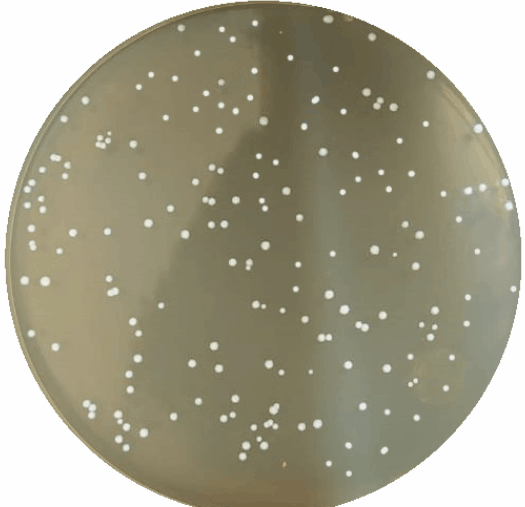
#> input picture png.jpg, 525 x 507 px
$ python P01_bata3.py
#> lines starting #> are read from the running program, lines starting #| are printed output that depends on the picture; after the words box and inside, x2 and y2 are one past the last pixel; in counts of white or black regions, pixels touching at a corner belong together
import cv2
import numpy as np

# 1. โหลดภาพต้นฉบับ
image_path = 'png.jpg'
img = cv2.imread(image_path)
#> img is the input picture: shape (507, 525, 3); mean B, G, R 138.8, 159.5, 163.4
if img is None:
    print("ไม่พบไฟล์ภาพ กรุณาตรวจสอบชื่อไฟล์อีกครั้ง")
    exit()

output = img.copy()
gray = cv2.cvtColor(img, cv2.COLOR_BGR2GRAY)
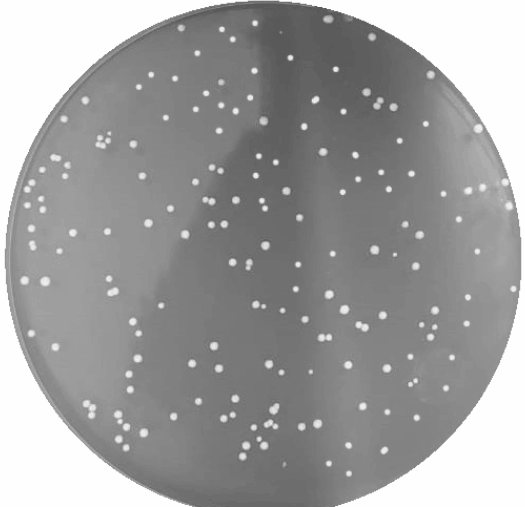
#> gray: shape (507, 525); min 89, max 254, mean 158.3

# 2. ค้นหาขอบวงกลมจานเพาะเชื้ออัตโนมัติ (Hough Circles)
blur_for_circle = cv2.medianBlur(gray, 5)
circles = cv2.HoughCircles(blur_for_circle, cv2.HOUGH_GRADIENT, dp=1, minDist=500,
                           param1=50, param2=30, minRadius=200, maxRadius=500)
#> circles = [[262.5, 257.5, 257.9]]

cx, cy, r = gray.shape[1]//2, gray.shape[0]//2, min(gray.shape)//2
#> cx = 262; cy = 253; r = 253
if circles is not None:
    circles = np.uint16(np.around(circles))
#> circles = [[262, 258, 258]]
    circle = circles[0][0]
#> circle = [262, 258, 258]
    cx, cy, r = circle[0], circle[1], circle[2]
#> cy = 258; r = 258

# หดขอบแค่ 2 พิกเซล เพื่อให้เก็บโคโลนีริมขอบถาดได้อย่างครบถ้วน
mask = np.zeros_like(gray)
cv2.circle(mask, (cx, cy), r - 2, 255, -1)
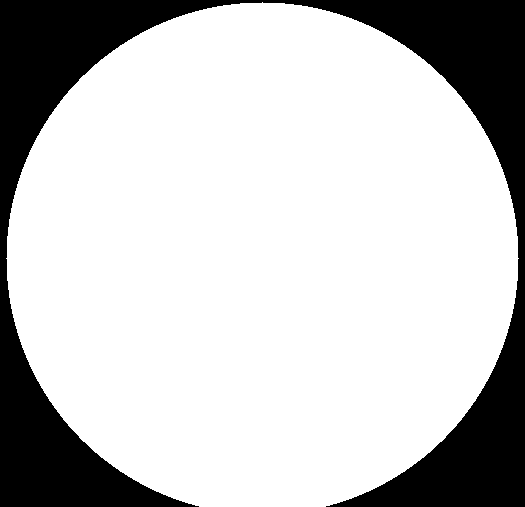
#> mask: shape (507, 525); 77.1% white; 1 black region, box (x1, y1, x2, y2) and area: (0, 0, 525, 507) 60924
masked_gray = cv2.bitwise_and(gray, gray, mask=mask)
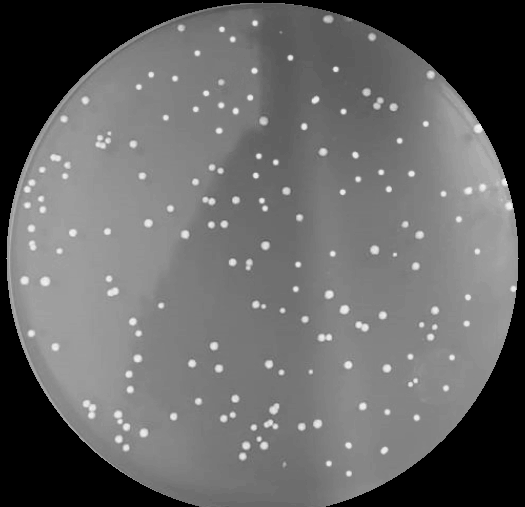
#> masked_gray: shape (507, 525); min 0, max 247, mean 101.5

# 3. จัดการแสงเงาและสยบ Noise
kernel_tophat = cv2.getStructuringElement(cv2.MORPH_ELLIPSE, (35, 35))
tophat = cv2.morphologyEx(masked_gray, cv2.MORPH_TOPHAT, kernel_tophat)
blurred = cv2.GaussianBlur(tophat, (3, 3), 0)

# 4. Otsu's Thresholding เปลี่ยนเป็นภาพขาวดำสนิทแบบคลีนๆ
_, thresh = cv2.threshold(blurred, 0, 255, cv2.THRESH_BINARY + cv2.THRESH_OTSU)
#> thresh: shape (507, 525); 2.7% white; 171 white regions (14 under 20 px), largest, box (x1, y1, x2, y2) and area: (83, 400, 96, 419) 135, (96, 135, 111, 149) 113, (355, 321, 369, 332) 98

# 5. หาจุดศูนย์กลางด้วย Local Maxima เพื่อดักจับทุกจุดย่อยในก้อนแฝด
dist_transform = cv2.distanceTransform(thresh, cv2.DIST_L2, 5)

# ใช้ Dilation สแกนหายอดเขาท้องถิ่นในหน้าต่าง 5x5 พิกเซล
kernel_local = cv2.getStructuringElement(cv2.MORPH_ELLIPSE, (5, 5))
local_max = cv2.dilate(dist_transform, kernel_local)
# ยอดเขาคือจุดที่ค่าดั้งเดิมเท่ากับค่าที่ขยาย และต้องมีความสูงมากกว่า 1.5 เพื่อตัดฝุ่นราบๆ ออก
peaks = (dist_transform == local_max) & (dist_transform > 1.5)
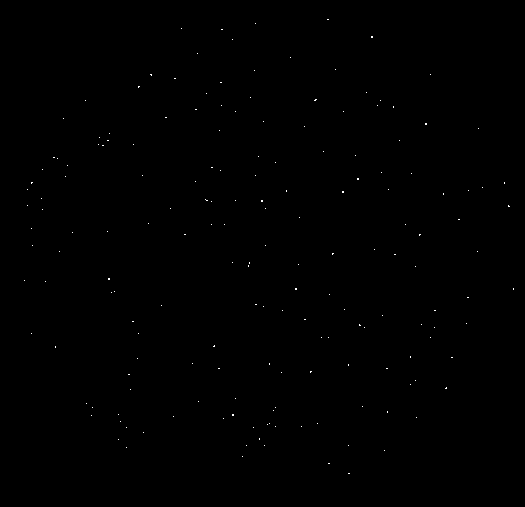
#> peaks: shape (507, 525) bool; 0.1% white in thin lines or dots, all inside (x1, y1, x2, y2) = (24, 19, 514, 474)
peaks_8u = np.uint8(peaks) * 255

# ค้นหาพิกัดจุดศูนย์กลางทั้งหมด (Seeds)
seed_contours, _ = cv2.findContours(peaks_8u, cv2.RETR_EXTERNAL, cv2.CHAIN_APPROX_SIMPLE)
#> seed_contours = 178 contours, all with area under 20
seeds = []
for cnt in seed_contours:
    M = cv2.moments(cnt)
    if M["m00"] != 0:
        px, py = int(M["m10"] / M["m00"]), int(M["m01"] / M["m00"])
    else:
        (x_c, y_c), _ = cv2.minEnclosingCircle(cnt)
        px, py = int(x_c), int(y_c)

    # คัดกรองระยะริมขอบจาน
    if np.sqrt((px - cx)**2 + (py - cy)**2) <= (r - 3):
        seeds.append((px, py))
#> this loop made 178 passes
#> (cnt, x_c, y_c, px, py) on passes 1, 2, 10, 26, 38, 41, 42, 43, 44, 47, 48, 49: ([[348, 473], [349, 473]], 348.5, 473, 348, 473), ([[328, 463], [329, 463]], 328.5, 463, 328, 463), ([[259, 438], [259, 439]], 259, 438.5, 259, 438), ([[387, 411], [387, 412]], 387, 411.5, 387, 411), ([[128, 374], [129, 374]], 128.5, 374, 128, 374), ([[386, 368], [387, 368]], 386.5, 368, 386, 368), ([[218, 368], [219, 368]], 218.5, 368, 218, 368), ([[348, 364], [348, 365]], 348, 364.5, 348, 364), ([[269, 363], [269, 364]], 269, 363.5, 269, 363), ([[451, 357], [452, 357]], 451.5, 357, 451, 357), ([[410, 356], [410, 357]], 410, 356.5, 410, 356), ([[55, 346], [55, 347]], 55, 346.5, 55, 346)
#> (x_c, y_c, px, py) on passes 3 to 8: (242, 456, 242, 456), (384, 450, 384, 450), (126, 447, 126, 447), (348, 445, 348, 445), (264, 445, 264, 445), (246, 445, 246, 445)
#> after the loop, seeds = 178 pairs, first value 24 to 513, second value 19 to 473

# 6. สร้างภาพ Blank เพื่อวาดวงกลมสมมุติใหม่
reconstructed_binary = np.zeros_like(thresh)
h, w = thresh.shape
#> h = 507; w = 525

# นิยามลำแสง 16 ทิศทาง (ละเอียดขึ้นเพื่อให้ได้รูปทรงเฉลี่ยที่แม่นยำ)
num_rays = 16
angles = np.linspace(0, 2 * np.pi, num_rays, endpoint=False)
ray_directions = [(np.cos(a), np.sin(a)) for a in angles]

# วนลูปยิงแสงจากจุดศูนย์กลางแต่ละจุด
for i, (px, py) in enumerate(seeds):
    ray_lengths = []

    for idx_ray, (dx, dy) in enumerate(ray_directions):
        length = 0
        collision = False

        # ยิงลำแสงย่อยเดินหน้าทีละก้าว
        for step in range(1, 30):
            cx_curr = int(px + dx * step)
            cy_curr = int(py + dy * step)

            # 1. ตรวจสอบขอบเขตภาพ
            if not (0 <= cx_curr < w and 0 <= cy_curr < h):
                break

            # 2. ตรวจสอบการชนพิกเซลสีดำ (ขอบวัตถุ)
            if thresh[cy_curr, cx_curr] == 0:
                length = step
                break

            # 3. ⭐ เงื่อนไขดักชน: เช็คว่าลำแสงนี้พุ่งไปใกล้จุดศูนย์กลาง (Seed) อื่นหรือไม่
            is_near_other_seed = False
            for j, (other_x, other_y) in enumerate(seeds):
                if i == j:
                    continue
                # ถ้ารัศมีแสงวิ่งเข้าใกล้พิกัด Seed อื่นในระยะ 4.5 พิกเซล ถือว่าชนกัน
                if np.sqrt((cx_curr - other_x)**2 + (cy_curr - other_y)**2) < 4.5:
                    is_near_other_seed = True
                    break

            if is_near_other_seed:
                collision = True
                break

        # ⭐ ถ้าลำแสงเส้นนี้ชนเข้ากับจุดศูนย์กลางอื่น เราจะไม่นำเส้นนี้มาคิดรัศมีเฉลี่ย
        if not collision and length > 0:
            ray_lengths.append(length)

    # คำนวณหาค่ารัศมีเฉลี่ยจากลำแสงที่ปลอดภัย
    if len(ray_lengths) > 0:
        # ใช้ Median ช่วยตัดค่าโดดรอบแรก แล้วหาค่าเฉลี่ย
        median_len = np.median(ray_lengths)
        valid_lengths = [l for l in ray_lengths if abs(l - median_len) <= 3]
        avg_radius = int(np.mean(valid_lengths)) if valid_lengths else int(median_len)
    else:
        avg_radius = 4 # ค่าเริ่มต้นหากโดนบีบอัดทุกทิศทาง

    # ควบคุมขนาดวงกลมสมมุติให้สมดุล (ไม่ให้บานเกินไปจนติดกันซ้ำ)
    avg_radius = max(3, min(avg_radius, 12))

    # วาดวงกลมจำลองลงบนภาพใหม่แยกออกจากกันเป็นวงเดี่ยวๆ
    cv2.circle(reconstructed_binary, (px, py), avg_radius - 1, 255, -1)
#> this loop made 178 passes
#> (px, py, median_len, valid_lengths, avg_radius) on passes 1 to 10: (348, 473, 3, [4, 5, 5, 5, 4, 3, 3, 3, 3, 3, 2, 3, 3, 3, 3, 4], 3), (328, 463, 3, [4, 5, 5, 5, 4, 3, 3, 3, 3, 3, 2, 3, 3, 3, 3, 4], 3), (242, 456, 5, [5, 6, 5, 6, 5, 5, 5, 4, 4, 4, 3, 4, 5, 5, 5, 5], 4), (384, 450, 4, [4, 5, 5, 5, 4, 5, 5, 4, 4, 3, 3, 3, 4, 4, 5, 5], 4), (126, 447, 4, [4, 5, 5, 5, 4, 5, 5, 4, 4, 4, 3, 3, 4, 4, 3, 4], 4), (348, 445, 4, [4, 5, 5, 5, 4, 4, 3, 4, 4, 3, 3, 4, 4, 4, 3, 4], 3), (264, 445, 5, [4, 5, 6, 6, 5, 6, 5, 5, 5, 4, 4, 5, 5, 5, 5], 5), (246, 445, 5, [5, 6, 6, 6, 5, 6, 5, 5, 5, 5, 5, 4, 5, 5, 5, 5], 5), (118, 439, 5, [5, 6, 5, 5, 4, 5, 5, 4, 4, 4, 3, 4, 5, 5, 5, 5], 4), (259, 438, 3, [3, 4, 5, 5, 4, 5, 3, 4, 4, 3, 2, 3, 3, 3, 3, 3], 3)
#> (median_len, valid_lengths, avg_radius) on passes 61 to 66: (5, [5, 6, 5, 6, 5, 5, 5, 4, 4, 3, 3, 3, 4, 4, 5, 5], 4), (4, [5, 6, 5, 5, 4, 4, 3, 4, 4, 3, 3, 3, 4, 4, 5, 5], 4), (5, [5, 6, 6, 5, 5, 5, 5, 4, 4, 4, 3, 4, 5, 5, 5, 6], 4), (5, [5, 6, 6, 5, 5, 5, 5, 4, 4, 3, 3, 4, 5, 5, 5, 5], 4), (3, [4, 4, 5, 4, 3, 4, 3, 3, 3, 3, 2, 3, 3, 3, 3, 4], 3), (5.5, [6, 6, 6, 6, 5, 6, 6, 5, 5, 5, 5, 5, 5, 5, 6, 6], 5)
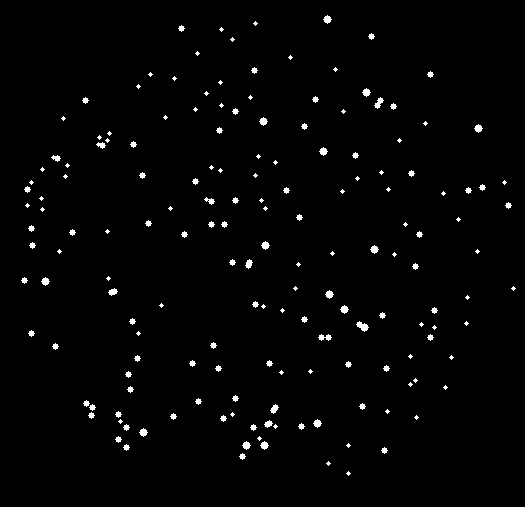
#> reconstructed_binary: shape (507, 525); 1.5% white; 168 white regions (78 under 20 px), largest, box (x1, y1, x2, y2) and area: (356, 321, 369, 332) 75, (374, 97, 384, 109) 58, (318, 334, 332, 341) 58

# 7. นับจำนวนคอนทัวร์จากหน้าภาพวงกลมจำลองที่สะอาด 100%
final_contours, _ = cv2.findContours(reconstructed_binary, cv2.RETR_EXTERNAL, cv2.CHAIN_APPROX_SIMPLE)

colony_count = len(final_contours)

# วาดจุดสีแดงทึบแสดงผลลัพธ์
for (px, py) in seeds:
    cv2.circle(output, (px, py), 5, (0, 0, 255), -1)
#> this loop made 178 passes
#> (px, py) on passes 1 to 3: (348, 473), (328, 463), (242, 456)
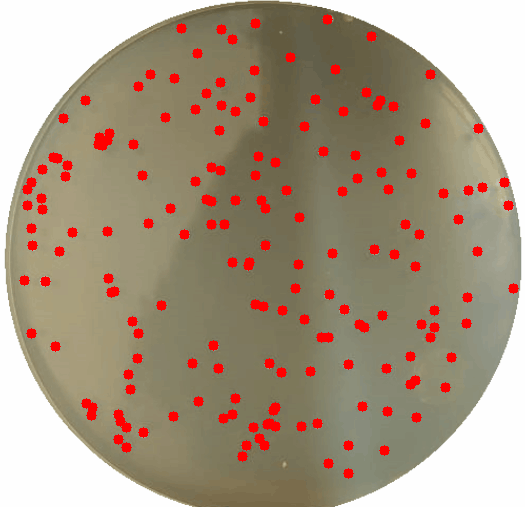
#> output: shape (507, 525, 3); mean B, G, R 130.8, 150.5, 167.5

# เขียนตัวเลขรายงานลงบนภาพผลลัพธ์
text = f"Colonies: {colony_count}"
cv2.putText(output, text, (240, 480), cv2.FONT_HERSHEY_SIMPLEX, 0.9, (50, 50, 50), 2, cv2.LINE_AA)
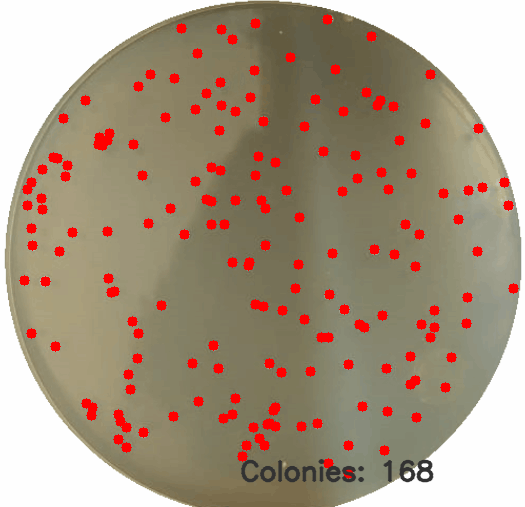
#> output: shape (507, 525, 3); 0.86% of pixels changed, all inside (x1, y1, x2, y2) = (240, 459, 434, 483)

# 8. แสดงภาพลำดับขั้นตอนแบบแจ่มแจ้ง
cv2.imshow('1. Clean Otsu Binary', thresh)
cv2.imshow('2. Local Maxima Seeds (3 Points Detected)', peaks_8u)
cv2.imshow('3. Reconstructed Circles (Ray Guard Applied)', reconstructed_binary)
cv2.imshow('4. Final Precise Output (167 Target)', output)

print(f"จำนวนโคโลนีที่นับได้สำเร็จด้วยวิธี Ray Collision Guard: {colony_count} จุด")
#| จำนวนโคโลนีที่นับได้สำเร็จด้วยวิธี Ray Collision Guard: 168 จุด
cv2.waitKey(0)
cv2.destroyAllWindows()
